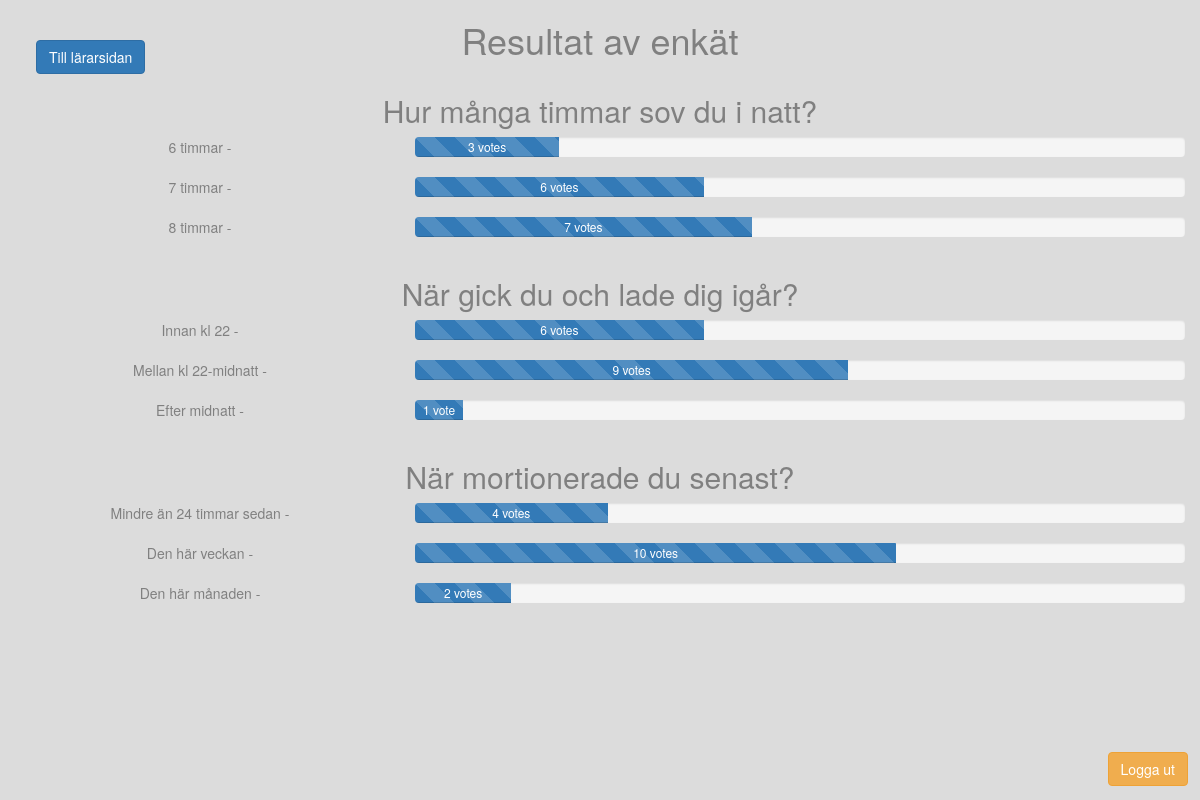
The page /result (signed in) on the database its author committed.
### testapp/models.py (models this page shows, shortened)
class Question(models.Model):
    question_text = models.CharField(max_length=200)
    pub_date = models.DateTimeField('date published')
    def get_result_dict(self):
        res = []
        for choice in self.choice_set.all():
            d = {}
            d['text'] = choice.choice_text
            d['num_votes'] = choice.votes
            if not choice.votes:
                d['percentage'] = 0
            else:
                d['percentage'] = choice.votes / self.num_votes * 100
                res.append(d)
        return res
    @property
    def num_votes(self):
        votes_total = 0
        for choice in self.choice_set.all():
            votes_total += choice.votes
        return votes_total
    class Meta:
        ordering = ['id']

class Choice(models.Model):
    question = models.ForeignKey(Question, on_delete=models.CASCADE)
    choice_text = models.CharField(max_length=200)
    votes = models.IntegerField(default=0)

### testapp/views.py (the view)
# urls.py: path('result', views.result, name='result'),
def result(request):
    questions = Poll.objects.latest('pk').questions.all()
    qresults = []
    for question in questions:
        qresults.append({'result':question.get_result_dict(),'question':question})
    return render(request, 'testapp/result.html', {'qresults' : qresults})

### testapp/templates/testapp/result.html (shortened to what this page needs)
{% load static %}
{% load bootstrap3 %}
{% bootstrap_css %}
<link rel="stylesheet" type="text/css" href="{% static 'testapp/main.css' %}">
{% if user.is_staff %}
<div class="container-fluid">
  <div class="resultpage no-gutters">
    <div class="resulttext no-gutters">
      <h1>Resultat av enkät</h1>
      <form class=logoutresult action="{% url 'accounts:logout'%}?next={{request.path}}">
      <input type="submit" class="btn btn-warning"  value="Logga ut" />
      </form>
      <form action="{% url 'testapp:teacherview'%}" method='get'>
      <input type="submit" class="btn btn-primary" value="Till lärarsidan" style="position: fixed;left: 3%;top: 5%;" />
      </form>
      {% for qresult in qresults %}
      <div class="row">
        <div class="col-xl-12">
          <h2> {{ qresult.question.question_text}} </h2>
        </div>
        {% for choice in qresult.result %}
        <div class="col-xs-4">
          {{ choice.text }} -
        </div>
        <div class="col-xs-8">
          <div class="progress progress-striped active">
            <div class="progress-bar progress-bar-striped progress-bar-animated"
            role="progressbar" style="width: {{ choice.percentage }}% ;">  {{ choice.num_votes }} vote{{choice.num_votes|pluralize }}</div>
          </div>
        </div>
        {% endfor %}
      </div>
      {% endfor %}
    </div>
  </div>
</div>
{% endif %}

### testapp/static/testapp/main.css (style rules this page uses)
.container-fluid { height: 100%; background-color: gainsboro; text-align: center; color: gray; }
.resultpage { background: gainsboro; background-size: 70%; min-width: 330px; -webkit-transform-origin: top left; }
.resulttext { color: gray; font-family: "HelveticaNeue-Light", "Helvetica Neue Light", "Helvetica Neue", Helvetica, Arial, "Lucida Grande", sans-serif; }
.logoutresult { text-align: right; position: fixed; right: 1%; bottom: 0; z-index: 1; }

### rows shown on the page
Question: question.question_text "Hur många timmar sov du i natt?", {{ choice.percentage }} 18.75 (drawn), num_votes "3" "6" "7", {{ choice.percentage }} 37.5 (drawn), {{ choice.percentage }} 43.75 (drawn)
Choice: text "6 timmar"
Choice: text "7 timmar"
Choice: text "8 timmar"
Question: question.question_text "När gick du och lade dig igår?", {{ choice.percentage }} 37.5 (drawn), num_votes "6" "9" "1", {{ choice.percentage }} 56.25 (drawn), {{ choice.percentage }} 6.25 (drawn)
Choice: text "Innan kl 22"
Choice: text "Mellan kl 22-midnatt"
Choice: text "Efter midnatt"
Question: question.question_text "När mortionerade du senast?", {{ choice.percentage }} 25.0 (drawn), num_votes "4" "10" "2", {{ choice.percentage }} 62.5 (drawn), {{ choice.percentage }} 12.5 (drawn)
Choice: text "Mindre än 24 timmar sedan"
Choice: text "Den här veckan"
Choice: text "Den här månaden"
